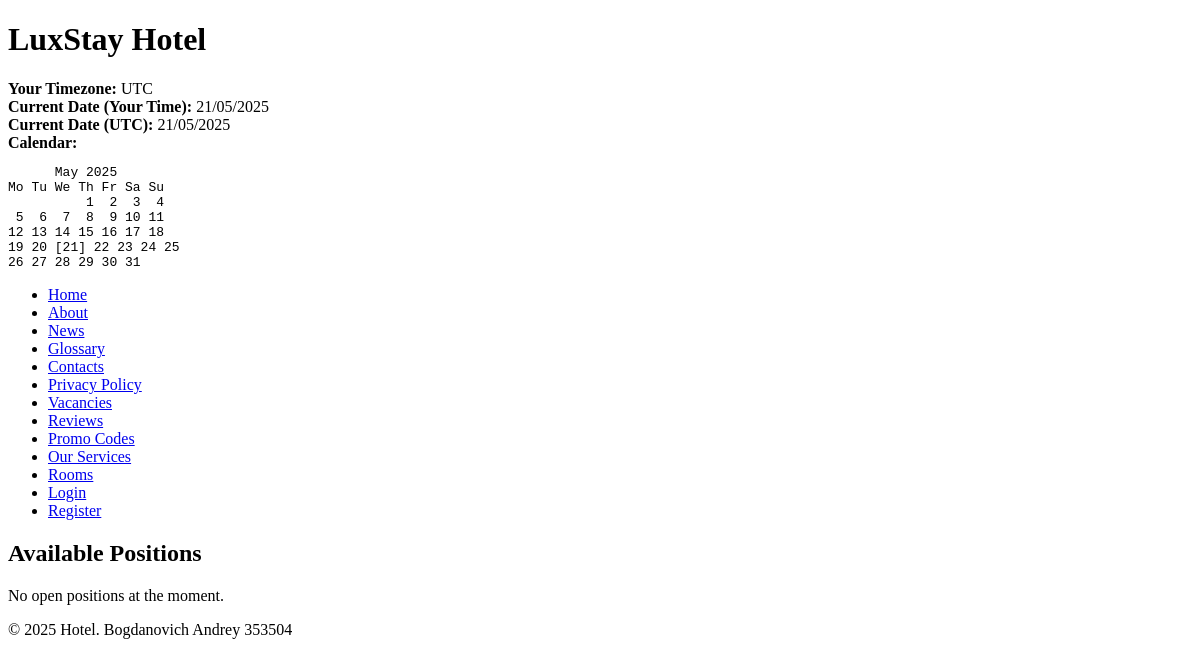
The page /vacancies/ on the database as committed earlier.
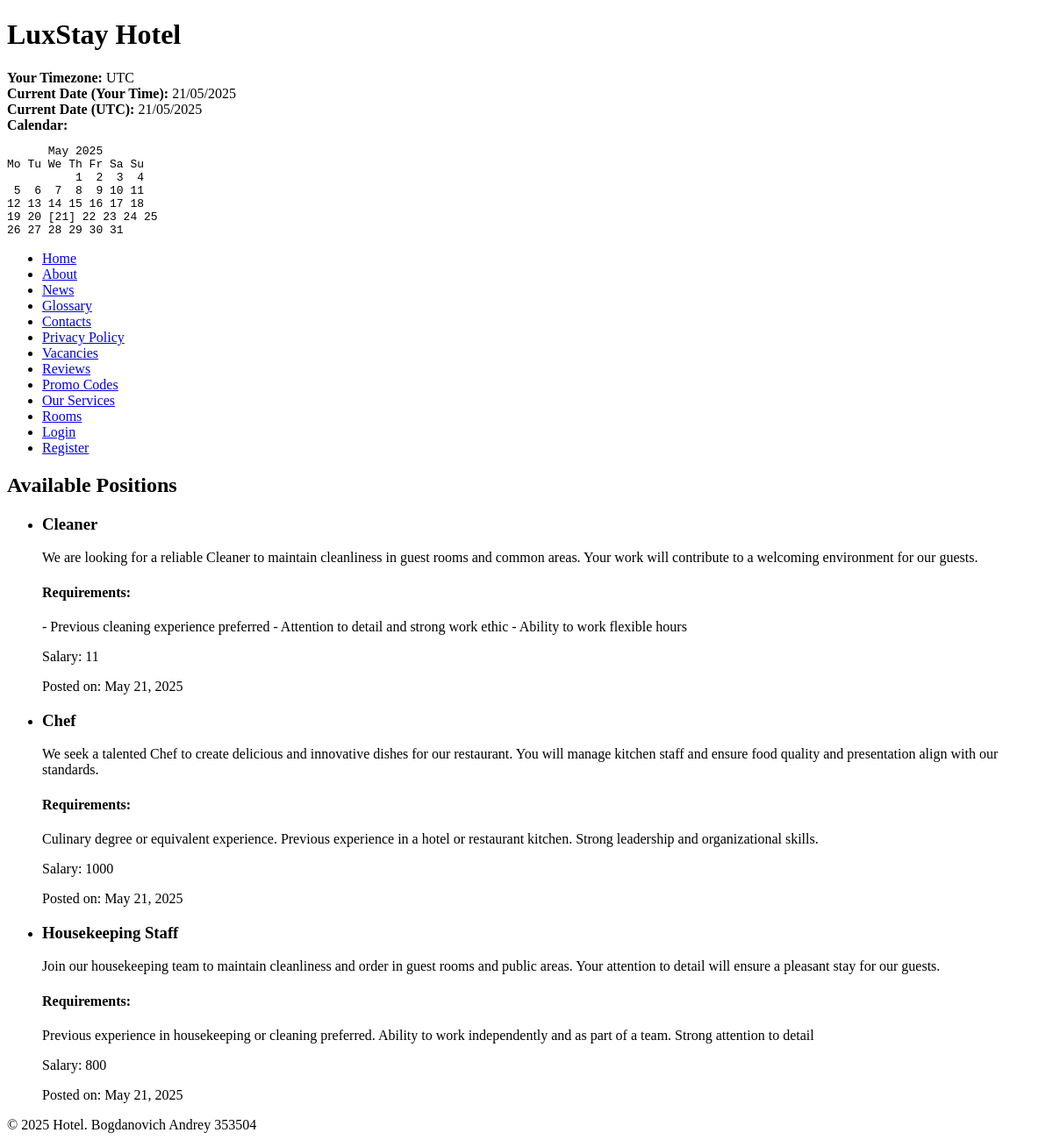
The same page on the database as committed later.
### hotel/models.py (models this page shows, shortened)
class Vacancy(models.Model):
    title = models.CharField(max_length=200)
    description = models.TextField()
    requirements = models.TextField()
    salary = models.CharField(max_length=100, blank=True, null=True)
    is_active = models.BooleanField(default=True)
    date_posted = models.DateField(default=timezone.now)
    class Meta:
        verbose_name_plural = "Vacancies"

### hotel/views.py (the view)
# urls.py: path('vacancies/', views.vacancies, name='vacancies'),
def vacancies(request):
    active_vacancies = Vacancy.objects.filter(is_active=True).order_by('-date_posted')
    return render(request, 'hotel/vacancies.html', {'vacancies': active_vacancies})

### hotel/templates/hotel/vacancies.html (shortened to what this page needs)
{% extends "hotel/base.html" %}
{% block content %}
    <h2>Available Positions</h2>
    {% if vacancies %}
        <ul>
            {% for vacancy in vacancies %}
                <li>
                    <h3>{{ vacancy.title }}</h3>
                    <p>{{ vacancy.description }}</p>
                    <h4>Requirements:</h4>
                    <p>{{ vacancy.requirements }}</p>
                    {% if vacancy.salary %}
                        <p>Salary: {{ vacancy.salary }}</p>
                    {% endif %}
                    <p>Posted on: {{ vacancy.date_posted|date:"F d, Y" }}</p>
                </li>
            {% endfor %}
        </ul>
    {% else %}
        <p>No open positions at the moment.</p>
    {% endif %}
{% endblock %}

Rows that differ between the two databases and show on the page:
added Vacancy: title "Cleaner", description "We are looking for a reliable Cleaner to maintain cleanliness in guest rooms and common areas. Your work will contribute to a welcoming environment for our guests.", requirements "- Previous cleaning experience preferred - Attention to detail and strong work ethic - Ability to work flexible hours", salary "11", date_posted "May 21, 2025"
added Vacancy: title "Chef", description "We seek a talented Chef to create delicious and innovative dishes for our restaurant. You will manage kitchen staff and ensure food quality and presentation align with our standards.", requirements "Culinary degree or equivalent experience. Previous experience in a hotel or restaurant kitchen. Strong leadership and organizational skills.", salary "1000", date_posted "May 21, 2025"
added Vacancy: title "Housekeeping Staff", description "Join our housekeeping team to maintain cleanliness and order in guest rooms and public areas. Your attention to detail will ensure a pleasant stay for our guests.", requirements "Previous experience in housekeeping or cleaning preferred. Ability to work independently and as part of a team. Strong attention to detail", salary "800", date_posted "May 21, 2025"
Other text that changed with them:
text no longer shown: "No open positions at the moment."
